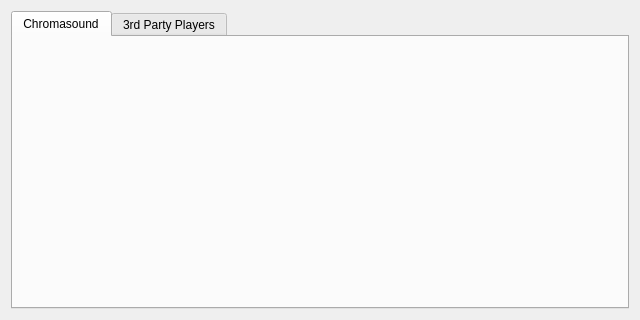
<?xml version="1.0" encoding="UTF-8"?>
<ui version="4.0">
 <class>PCMUsageDialog</class>
 <widget class="QWidget" name="PCMUsageDialog">
  <property name="geometry">
   <rect>
    <x>0</x>
    <y>0</y>
    <width>640</width>
    <height>320</height>
   </rect>
  </property>
  <property name="minimumSize">
   <size>
    <width>640</width>
    <height>320</height>
   </size>
  </property>
  <property name="windowTitle">
   <string>PCM Usage</string>
  </property>
  <layout class="QGridLayout" name="gridLayout">
   <item row="0" column="0">
    <widget class="QTabWidget" name="tabWidget">
     <property name="currentIndex">
      <number>0</number>
     </property>
     <widget class="QWidget" name="tab">
      <attribute name="title">
       <string>Chromasound</string>
      </attribute>
      <layout class="QHBoxLayout" name="horizontalLayout">
       <item>
        <widget class="PCMUsageDisplayWidget" name="displayWidget" native="true"/>
       </item>
       <item>
        <widget class="PCMUsageLegendWidget" name="legendWidget" native="true"/>
       </item>
      </layout>
     </widget>
     <widget class="QWidget" name="tab_2">
      <attribute name="title">
       <string>3rd Party Players</string>
      </attribute>
      <layout class="QGridLayout" name="gridLayout_3">
       <item row="0" column="1">
        <spacer name="verticalSpacer">
         <property name="orientation">
          <enum>Qt::Vertical</enum>
         </property>
         <property name="sizeHint" stdset="0">
          <size>
           <width>20</width>
           <height>75</height>
          </size>
         </property>
        </spacer>
       </item>
       <item row="1" column="0">
        <spacer name="horizontalSpacer">
         <property name="orientation">
          <enum>Qt::Horizontal</enum>
         </property>
         <property name="sizeHint" stdset="0">
          <size>
           <width>241</width>
           <height>20</height>
          </size>
         </property>
        </spacer>
       </item>
       <item row="1" column="1">
        <layout class="QGridLayout" name="gridLayout_2">
         <item row="0" column="0">
          <widget class="QLabel" name="frontPatternLabel">
           <property name="text">
            <string>Front pattern:</string>
           </property>
          </widget>
         </item>
         <item row="0" column="1">
          <widget class="QLabel" name="frontPatternSizeLabel">
           <property name="text">
            <string>0 B</string>
           </property>
           <property name="alignment">
            <set>Qt::AlignRight|Qt::AlignTrailing|Qt::AlignVCenter</set>
           </property>
          </widget>
         </item>
         <item row="1" column="0">
          <widget class="QLabel" name="songLabel">
           <property name="text">
            <string>Song:</string>
           </property>
          </widget>
         </item>
         <item row="1" column="1">
          <widget class="QLabel" name="songSizeLabel">
           <property name="text">
            <string>0 B</string>
           </property>
           <property name="alignment">
            <set>Qt::AlignRight|Qt::AlignTrailing|Qt::AlignVCenter</set>
           </property>
          </widget>
         </item>
        </layout>
       </item>
       <item row="1" column="2">
        <spacer name="horizontalSpacer_2">
         <property name="orientation">
          <enum>Qt::Horizontal</enum>
         </property>
         <property name="sizeHint" stdset="0">
          <size>
           <width>240</width>
           <height>20</height>
          </size>
         </property>
        </spacer>
       </item>
       <item row="2" column="1">
        <spacer name="verticalSpacer_2">
         <property name="orientation">
          <enum>Qt::Vertical</enum>
         </property>
         <property name="sizeHint" stdset="0">
          <size>
           <width>20</width>
           <height>75</height>
          </size>
         </property>
        </spacer>
       </item>
      </layout>
     </widget>
    </widget>
   </item>
  </layout>
 </widget>
 <customwidgets>
  <customwidget>
   <class>PCMUsageDisplayWidget</class>
   <extends>QWidget</extends>
   <header>tools/pcmusage/pcmusagedisplaywidget.h</header>
   <container>1</container>
  </customwidget>
  <customwidget>
   <class>PCMUsageLegendWidget</class>
   <extends>QWidget</extends>
   <header>tools/pcmusage/pcmusagelegendwidget.h</header>
   <container>1</container>
  </customwidget>
 </customwidgets>
 <resources/>
 <connections/>
</ui>
